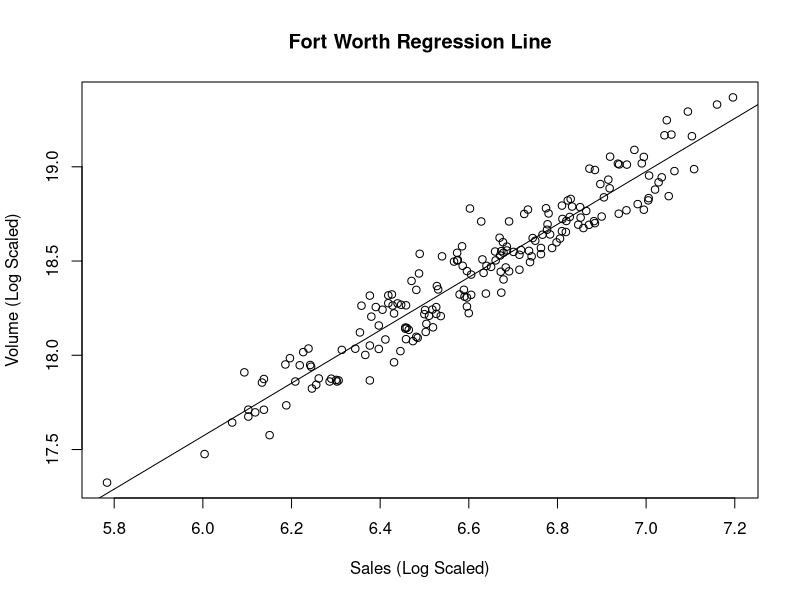
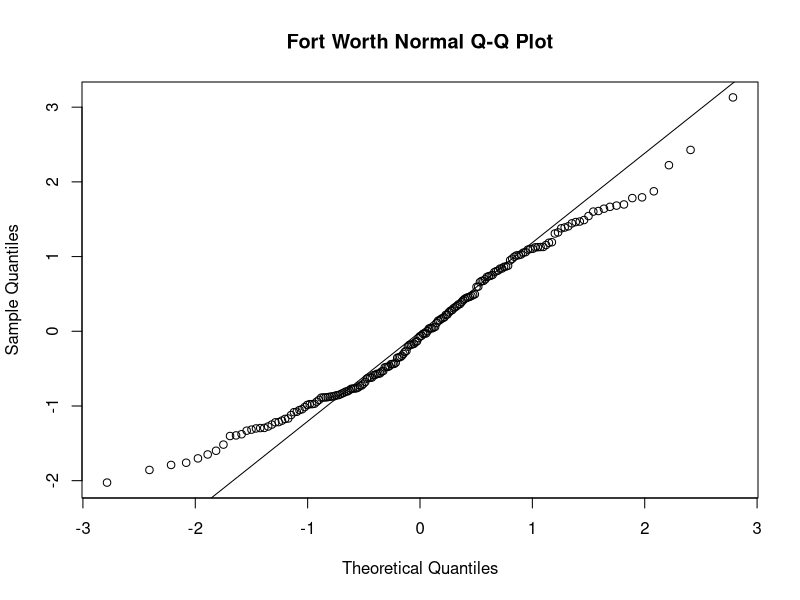
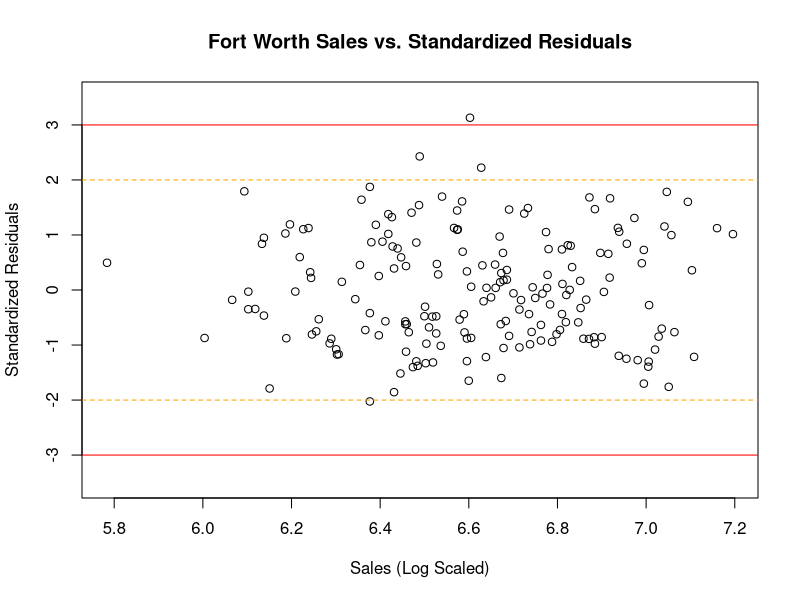
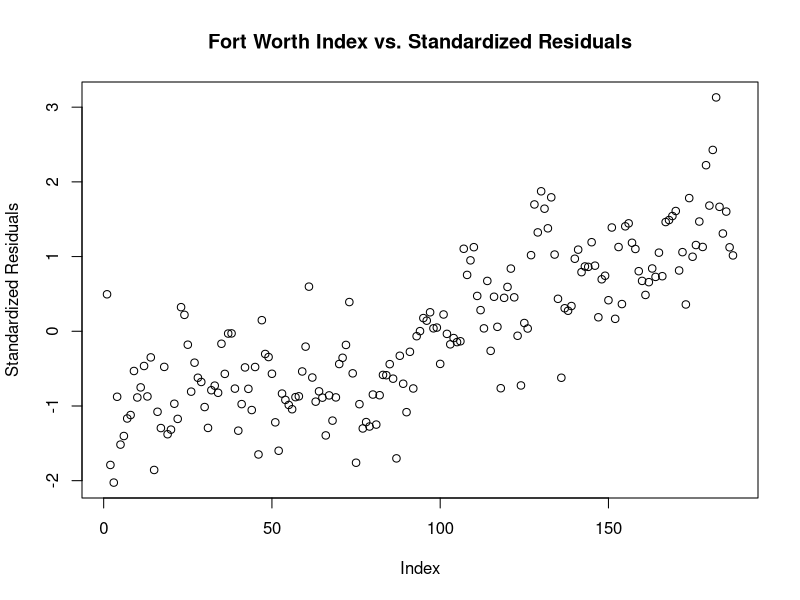
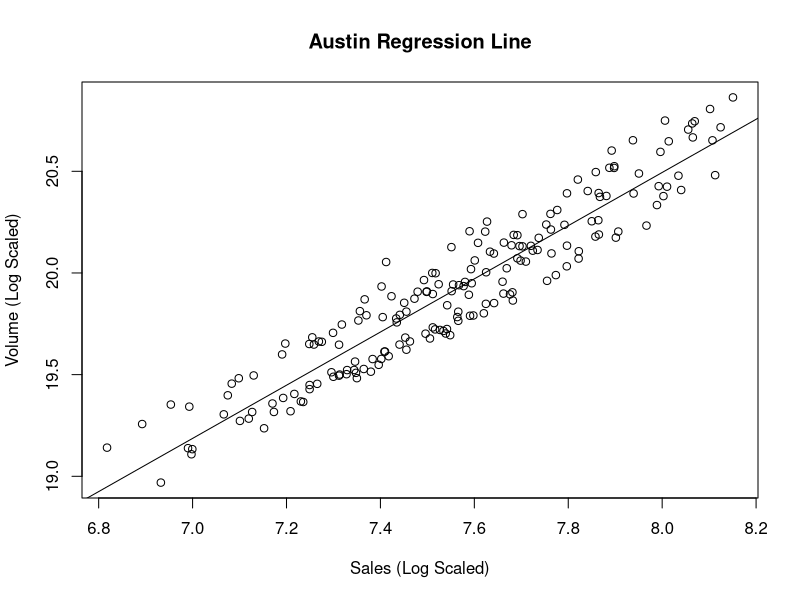
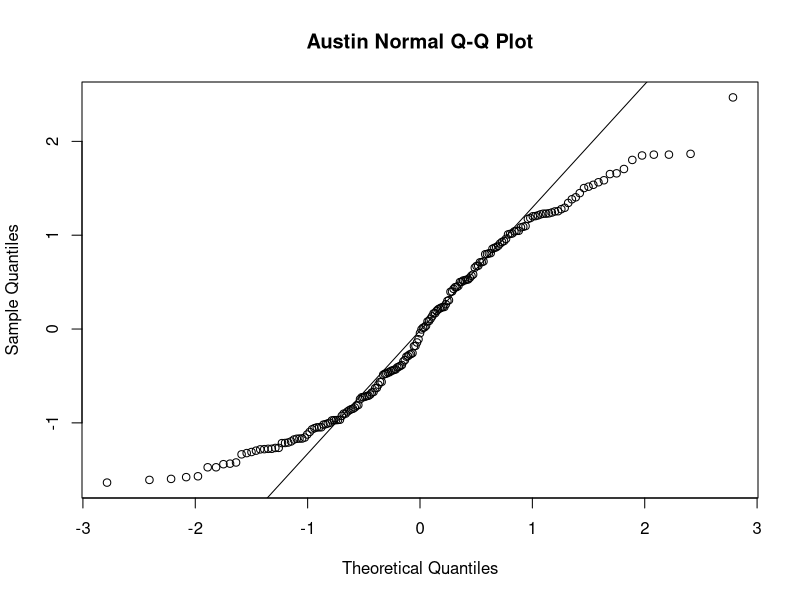
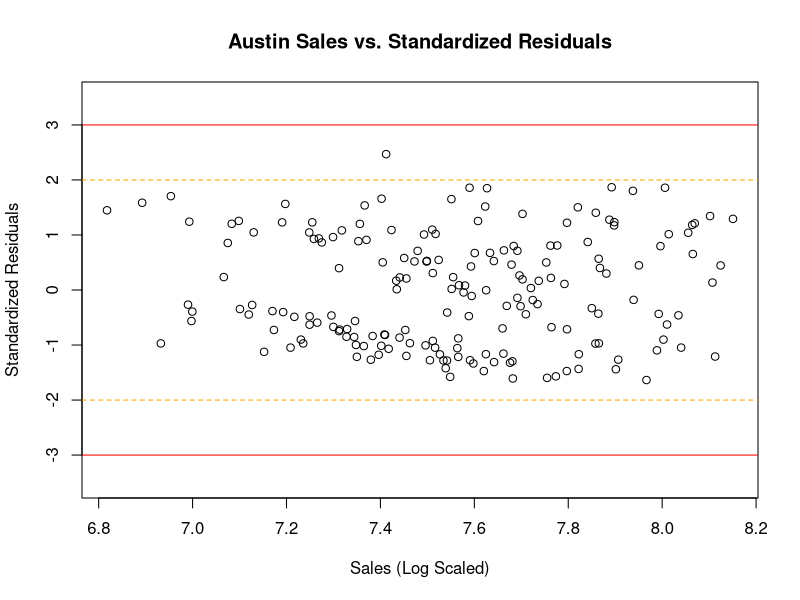
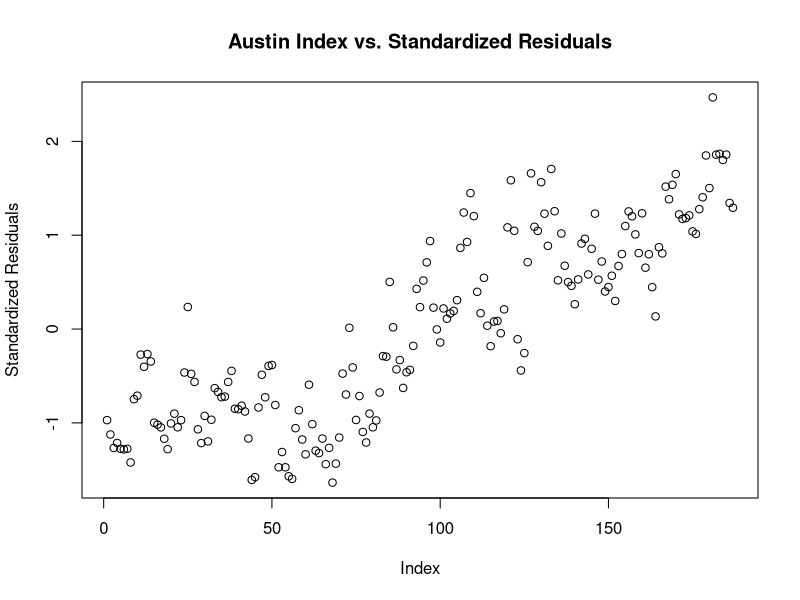

These figures' R source, in order:
## ---- chunk 1
knitr::opts_chunk$set(warning = FALSE, message = FALSE)
## ---- chunk 2
library(tidyverse)

fortWorthHousing <- txhousing[txhousing$city == "Fort Worth", ]
austinHousing <- txhousing[txhousing$city == "Austin", ]
houstonHousing <- txhousing[txhousing$city == "Houston", ]
## ---- chunk 3
fortWorthModel <- lm(log(volume) ~ log(sales), data = fortWorthHousing)
## ---- chunk 4
getMSE <- function(model) {
  return(summary(model)$sigma^2)
}

getR2 <- function(model) {
  return(summary(model)$r.squared)
}
## ---- chunk 5
createPlots <- function(city, model, housingData) {
  # Regression Line Plot
  plot(log(housingData$volume) ~ log(housingData$sales),
       xlab = "Sales (Log Scaled)",
       ylab = "Volume (Log Scaled)",
       main = paste(city, "Regression Line"))
  abline(model, untf=F)
  
  # Calculate the Standardized Residuals
  residuals <- model$residuals
  standardizedResiduals <- residuals/summary(model)$sigma
  
  # QQ Plot
  qqnorm(standardizedResiduals,
         main = paste(city, "Normal Q-Q Plot"))
  qqline(standardizedResiduals)
  
  # Plot scaled Sales vs. Standardized Residuals
  plot(log(housingData$sales), standardizedResiduals,
       xlab = "Sales (Log Scaled)",
       ylab = "Standardized Residuals",
       main =  paste(city, "Sales vs. Standardized Residuals"),
       ylim = c(-3.5, 3.5))
  
  abline(a = -2, b = 0, lty = 2, col = "orange")
  abline(a = 2, b = 0, lty = 2, col = "orange")
  abline(a = -3, b = 0, col = "red")
  abline(a = 3, b = 0, col = "red")
  
  # Plot Index vs. Standardized Residuals
  plot(standardizedResiduals,
       ylab = "Standardized Residuals",
       main = paste(city, "Index vs. Standardized Residuals"))
}

createPlots("Fort Worth", fortWorthModel, fortWorthHousing)
## ---- chunk 6
austinModel <- lm(log(volume) ~ log(sales), data = austinHousing)
## ---- chunk 7
createPlots("Austin", austinModel, austinHousing)
## ---- chunk 8
houstonModel <- lm(log(volume) ~ log(sales), data = houstonHousing)
## ---- chunk 9
createPlots("Houston", houstonModel, houstonHousing)
## ---- chunk 10
confidenceInterval95 <- function(model, housingData) {
  b1 <- model$coefficients[[2]]
  std.err.b1 <- sqrt(summary(model)$sigma^2
                     /((nrow(housingData) - 1) * sd(log(housingData$sales))^2))
  t.value <- qt(0.975, nrow(housingData) - 2)
  
  upperBound <- b1 - (std.err.b1 * t.value)
  lowerBound <- b1 + (std.err.b1 * t.value)
  return(c(upperBound, lowerBound))
}
## ---- chunk 11
printPIInterval <- function(city, pair) {
  cat(paste(city, " 95% Prediction Interval: ", "(", round(pair[1], 3), ", ", round(pair[2], 3), ")\n", sep = ""))
}

printCIInterval <- function(city, pair) {
  cat(paste(city, " 95% Confidence Interval: ", "(", round(pair[1], 4), ", ", round(pair[2], 4), ")\n", sep = ""))
}
## ---- chunk 12
printCIInterval("Fort Worth", confidenceInterval95(fortWorthModel, fortWorthHousing))
printCIInterval("Austin", confidenceInterval95(austinModel, austinHousing))
printCIInterval("Houston", confidenceInterval95(houstonModel, houstonHousing))
## ---- chunk 13
predictionInterval95 <- function(model, housingData, value) {
  prediction <- predict(model, newdata = data.frame(sales = value))[[1]]
  mse <- getMSE(model)
  variance <- sd(log(housingData$sales))^2
  size <- nrow(housingData)
  mean <- mean(log(housingData$sales))
  
  t.value <- qt(0.975, size - 2)
  
  se.pred <- sqrt(mse * (1 + (1/size) + ((prediction - mean)^2/((size - 1) * variance))))
  
  upperBound <- prediction + (se.pred * t.value)
  lowerBound <- prediction - (se.pred * t.value)
  return(c(exp(lowerBound), exp(upperBound)))
}
## ---- chunk 14
printPIInterval("Fort Worth", predictionInterval95(fortWorthModel, fortWorthHousing, 500))
printPIInterval("Austin", predictionInterval95(austinModel, austinHousing, 500))
printPIInterval("Houston", predictionInterval95(houstonModel, houstonHousing, 500))
